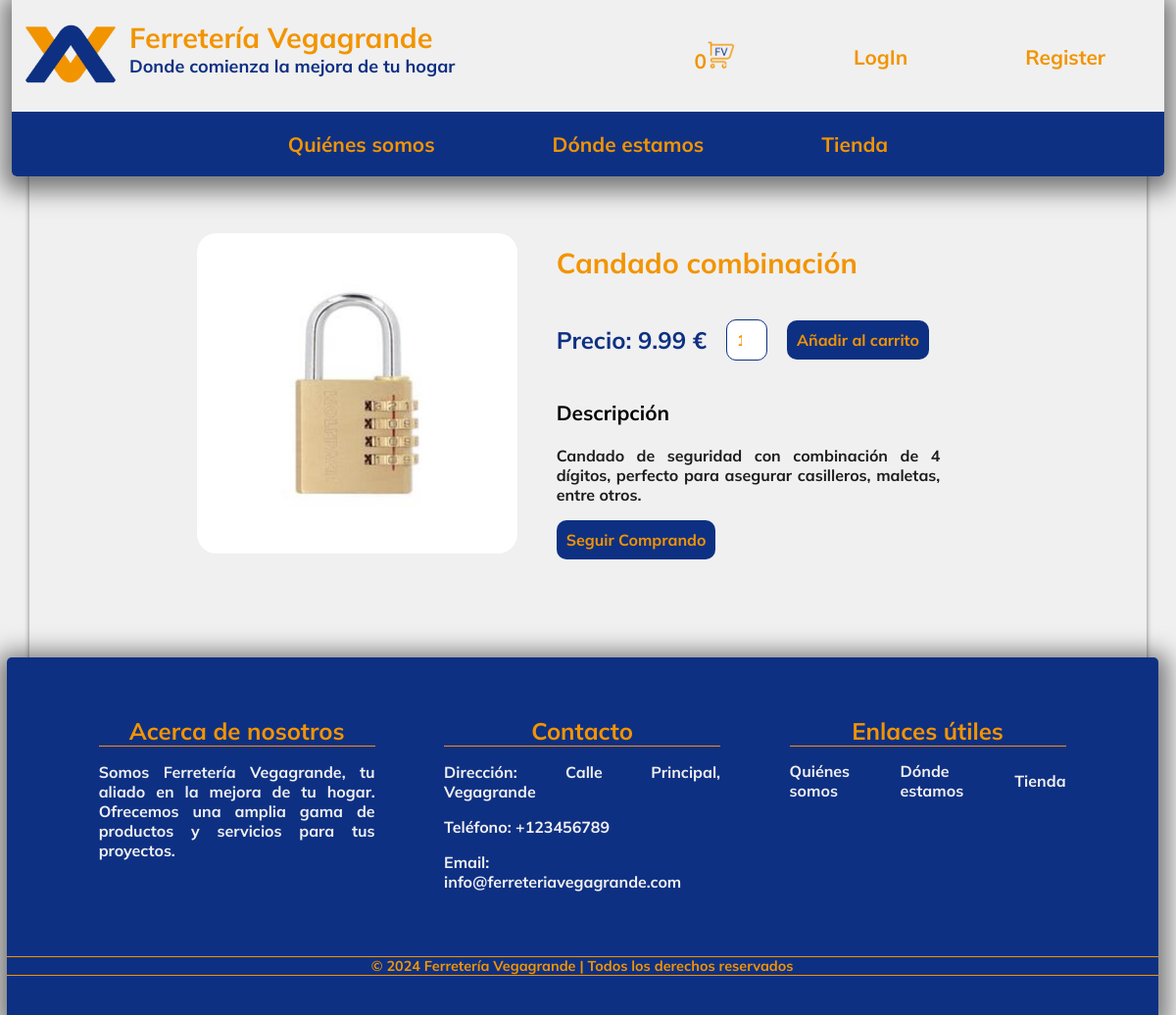
The app's page /api/product.php?product_id=9 with its own data.
### tables this page shows
CREATE TABLE `productos` (
  `id` int(11) NOT NULL,
  `name` varchar(255) NOT NULL,
  `description` varchar(225) DEFAULT NULL,
  `price` decimal(10,2) NOT NULL,
  `img` varchar(225) NOT NULL
);

### api/product.php (the view, shortened to what this page needs)
<?php
include("header.php");
$conn = connectDB();
if($conn){
    if(isset($_GET['product_id']) && !empty($_GET['product_id'])) {
        $product_id = $_GET['product_id'];
        $query = "SELECT * FROM productos WHERE id = :product_id";
        $statement = $conn->prepare($query);
        $statement->bindParam(':product_id', $product_id);
        $statement->execute();
        $producto = $statement->fetch(PDO::FETCH_ASSOC);
    } else {
        header("Location: ../index.html");
        exit();
    }
} else {
    echo "Error al conectar a la base de datos";
    exit();
}
?>
<!DOCTYPE html>
<html lang="en">
<head>
    <link rel="stylesheet" href="../styles/product.css">
</head>
<body>
<div class="page">
    <div class="item-container">
        <?php if(isset($producto) && !empty($producto)): ?>
            <div class="img-container">
            <img src="../assets/img/productos/<?= $producto['img'] ?>" alt="<?= $producto['name'] ?>">
            </div>
            <div class="item-data-container">
                <h1 class="item-title"><?= $producto['name'] ?></h1>
                <div class="item-buy-container">
                    <h2>Precio: <?= $producto['price']?> €</h2>
                    <input type="number" class="quantity-input" value="1" min="1">
                    <button class="add-to-cart-btn-product" data-product-id="<?php echo $producto['id']; ?>">Añadir al carrito</button>
                </div>
                <div class="item-descriptin-container">
                    <h3 class="h3">Descripción</h3>
                    <p class="parragraf"><?= $producto['description'] ?></p>
                </div>
                <a href="shop.php"><button>Seguir Comprando</button></a>
            </div>
        <?php else: ?>
            <p>No se encontró el producto</p>
        <?php endif; ?>
    </div>
<?php
include("footer.php");
?>
</div>
</body>
</html>

### styles/product.css (style rules this page uses)
.item-container { margin: 80px auto; display: flex; flex-direction: row; width: 70%; }
.img-container { display: flex; width: 400px; align-items: center; justify-content: center }
.img-container img { width:100% ; }
.item-data-container { width: 60%; margin-inline: 40px ; }
.item-buy-container { width: 70%; display: flex; flex-direction: row; justify-content: space-between; align-items: center; }
.item-buy-container button { white-space: nowrap; }
.item-buy-container h2 { white-space: nowrap; }
.item-descriptin-container { width: 100%; }
.item-buy-container input { width: 20px; }
.item-buy-container h2 { color: #0e3083; }

### styles/style.css (style rules this page uses)
body { font-family: Mulish; background-color: #f0f0f0; width: 98%; margin: 0 auto; padding-top: 150px; }
.page { width: 97%; box-shadow: 0 2px 5px rgba(0, 0, 0, 0.5); border-top: 1px solid transparent; margin: 0 auto; }
h1 { color: #f29400; font-size: 2em; }
h2 { color: #f29400; font-size: 1.7em; }
h3 { font-size: 1.5em; }
.parragraf { color: #1c1c1c; font-size: 1.3em; text-align: justify; }
img { width: 100px; border-radius: 20px; }
a { color: #f29400; text-decoration: none; transition: 0.3s ease-in-out; }
button { font-family: Mulish; font-size: 1.3em; padding: 10px; border-radius: 10px; border: none; background-color: #0e3083; color: #f29400; cursor: pointer; transition: 0.3s ease-in-out; }
input { font-family: Mulish; color: #f29400; font-size: 1em; border-radius: 10px; margin: 20px; padding: 10px; border: 1px solid #0e3083; border-radius: 10px; }
input::placeholder { color: #f29400; }
@media screen and (width < 1441px) { h1 { color: #f29400; font-size: 1.8em; } }
@media screen and (width < 1441px) { h2 { font-size: 1.5em; } }
@media screen and (width < 1441px) { h3 { font-size: 1.3em; } }
@media screen and (width < 1441px) { .parragraf { color: #1c1c1c; font-size: 1em; text-align: justify; } }
@media screen and (width < 1441px) { button { font-size: 1em; } }

### records on screen
productos: img (picture), name "Candado combinación", price "9.99", description "Candado de seguridad con combinación de 4 dígitos, perfecto para asegurar casilleros, maletas, entre otros."

### other values on screen
$total_productos "0"
